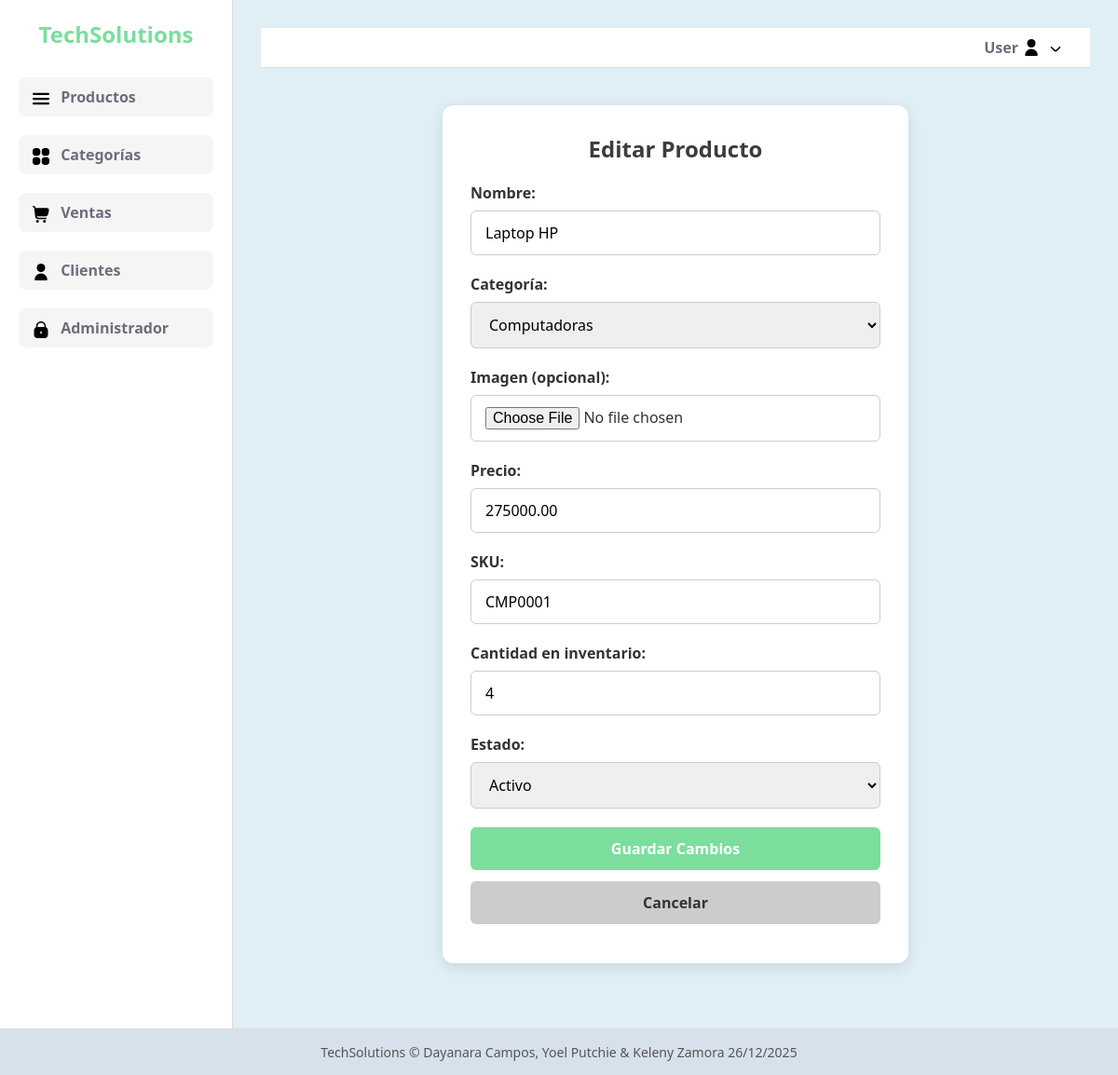
Screenshot of /edit_product/1/ (signed in) with the database file from the repository.
### TechSolutionsApp/models.py (models this page shows, shortened)
class Product(models.Model):
    productId = models.AutoField(primary_key=True)
    name = models.CharField(max_length=100)
    price = models.DecimalField(max_digits=10, decimal_places=2)
    category = models.ForeignKey(Category, on_delete=models.SET_NULL, null=True, blank=True)
    dateAdded = models.DateTimeField(auto_now_add=True)
    modificationDate = models.DateTimeField(auto_now=True)
    status = models.BooleanField(default=True)
    sku = models.CharField(max_length=12, default=0)
    image = models.ImageField(upload_to='products/', null=True, blank=True)

class Category(models.Model):
    categoryId = models.AutoField(primary_key=True)
    name = models.CharField(max_length=100)
    class Meta:
        verbose_name_plural = "Categories"

### TechSolutionsApp/views/authentication.py (the view)
    def wrapper(request, *args, **kwargs):
        if not is_authenticated(request):
            return redirect('login')
        return view_func(request, *args, **kwargs)

### TechSolutionsApp/views/authentication.py (called while the page is built)
def is_authenticated(request):
    return request.session.get('employee_id') is not None

def login_required(view_func):
    def wrapper(request, *args, **kwargs):
        if not is_authenticated(request):
            return redirect('login')
        return view_func(request, *args, **kwargs)
    return wrapper

### TechSolutionsApp/templates/products/edit_product.html (shortened to what this page needs)
{% extends 'layout.html' %}
{% load static %}
{% block extra_css %}
<link rel="stylesheet" href="{% static 'css/products/edit_product.css' %}">
{% endblock %}
{% block contenido %}
<div class="form-container">
    <h2>Editar Producto</h2>
    <form method="post" enctype="multipart/form-data">
        <label for="name">Nombre:</label>
        <input type="text" name="name" id="name" value="{{ product.name }}" required>
        <label for="category">Categoría:</label>
        <select name="category" id="category" required>
            {% for c in categories %}
                <option value="{{ c.categoryId }}" {% if c.categoryId == product.category.categoryId %}selected{% endif %}>{{ c.name }}</option>
            {% endfor %}
        </select>
        <label for="image">Imagen (opcional):</label>
        <input type="file" name="image" id="image">
        <label for="price">Precio:</label>
        <input type="text" name="price" id="price" value="{{ product.price }}" required>
        <label for="sku">SKU:</label>
        <input type="text" name="sku" id="sku" value="{{ product.sku }}" required>
        <label for="stock">Cantidad en inventario:</label>
        <input type="number" name="stock" id="stock" value="{{ stock_quantity }}" min="0" required>
        <label for="status">Estado:</label>
        <select name="status" id="status" required>
            <option value="activo" {% if product.status %}selected{% endif %}>Activo</option>
        </select>
        <div class='form-buttons'>
        <button type="submit">Guardar Cambios</button>
            <a href="{% url 'view_products' %}" class="cancel-button">Cancelar</a>
        </div>
    </form>
</div>
{% endblock %}

### TechSolutionsApp/static/css/layout.css (style rules this page uses)
* { margin: 0; padding: 0; box-sizing: border-box; font-family: 'Segoe UI', Tahoma, Geneva, Verdana, sans-serif; }
body { background-color: #e0eef6; color: #333; font-size: 16px; }

### TechSolutionsApp/static/css/products/edit_product.css (style rules this page uses)
.form-container { width: 100%; max-width: 500px; margin: 40px auto; background-color: white; padding: 30px; border-radius: 12px; box-shadow: 0 4px 15px rgba(0, 0, 0, 0.1); }
.form-container h2 { text-align: center; margin-bottom: 20px; color: #3c3c3c; }
.form-container label { display: block; margin-bottom: 8px; font-weight: bold; color: #333; }
.form-container input[type="text"], .form-container input[type="file"], .form-container select { width: 100%; padding: 12px 15px; margin-bottom: 20px; border: 1px solid #ccc; border-radius: 6px; box-sizing: border-box; font-size: 16px; transition: border 0.3s, box-shadow 0.3s; }
.form-container button { width: 100%; padding: 12px; background-color: #7bde9d; color: white; border: none; border-radius: 6px; font-weight: bold; font-size: 16px; cursor: pointer; transition: background-color 0.3s ease; }
.form-container input[type="number"] { width: 100%; padding: 12px 15px; margin-bottom: 20px; border: 1px solid #ccc; border-radius: 6px; box-sizing: border-box; font-size: 16px; transition: border 0.3s, box-shadow 0.3s; }
.form-container .cancel-button { text-align: center; width: 100%; padding: 12px; background-color: #ccc; color: #333; border: none; border-radius: 6px; font-weight: bold; cursor: pointer; transition: background-color 0.3s ease; text-decoration: none; }
.form-buttons button, .form-buttons .cancel-button { display: block; width: 100%; margin-bottom: 12px; }

### rows the page displays
Product: name "Laptop HP", category "Computadoras", price "275000.00", sku "CMP0001", status "Activo"

### other values shown
{{ request.session.name }} "User"
